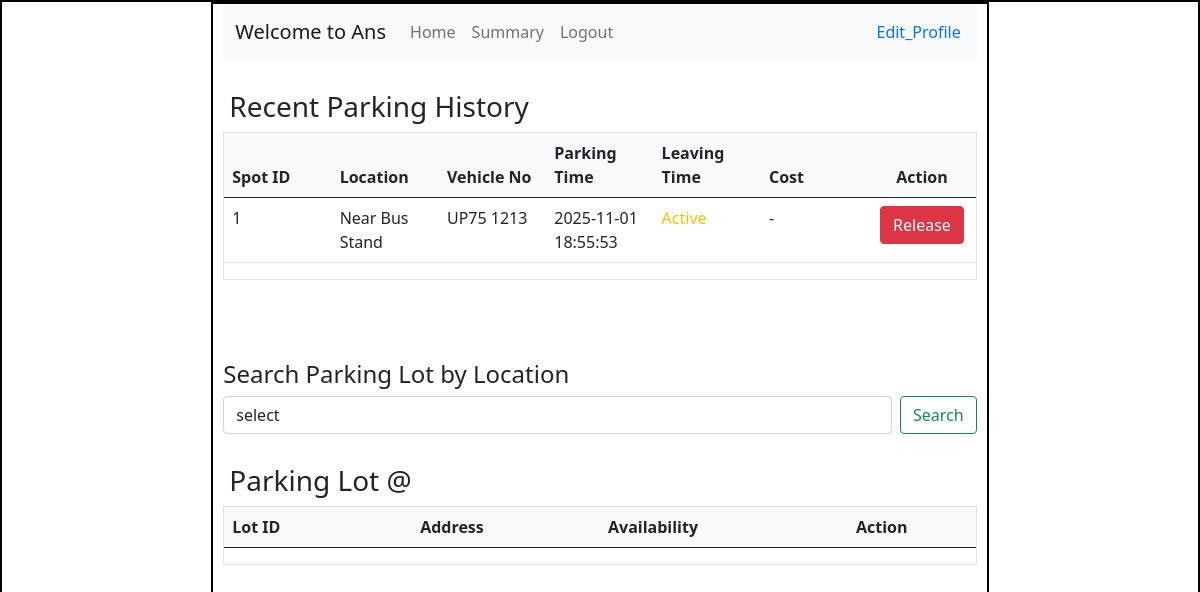
The page /user/5 (signed in) on the database its author committed.
### models/model.py (models this page shows, shortened)
class User(db.Model):
    id = db.Column(db.Integer(),primary_key = True)
    username = db.Column(db.String(),unique=True,nullable = False)
    email = db.Column(db.String(),unique = True, nullable = False)
    password = db.Column(db.String(),nullable= False)
    full_name = db.Column(db.String(),nullable= False)
    address = db.Column(db.String(),nullable= False)
    pin_code = db.Column(db.Integer(),nullable= False)
    type = db.Column(db.String(),default ="general")
    reservations = db.relationship("Reserve_parking_spot", backref="user", cascade="all, delete")

class Reserve_parking_spot(db.Model):
    id = db.Column(db.Integer(),primary_key = True)
    spot_id = db.Column(db.Integer(),db.ForeignKey("parking_spot.id"),nullable = False)
    user_id = db.Column(db.Integer(),db.ForeignKey("user.id"),nullable = False)
    parking_timestamp = db.Column(db.DateTime(),nullable = True)
    leaving_timestamp = db.Column(db.DateTime(),nullable = True)
    parking_cost = db.Column(db.Numeric(10, 2),nullable = True)
    vehicle_no = db.Column(db.String(),nullable = False)

class Parking_lot(db.Model):
        id = db.Column(db.Integer(),primary_key = True)
        prime_location_name = db.Column(db.String(),nullable = False)
        price = db.Column(db.Numeric(10, 2),nullable = False)
        address = db.Column(db.String(),nullable = False)
        pin_code = db.Column(db.Integer(),nullable= False)
        maximum_number_of_spots = db.Column(db.Integer(),nullable = False)
        spots = db.relationship("Parking_spot", backref="parking_lot", cascade="all, delete")

### controllers/user_controller.py (the view)
@user_bp.route("/user/<int:user_id>", methods=['GET', 'POST'])
def user(user_id):
    this_user = User.query.get(user_id)
    if session.get('user_id') != user_id:
      flash("Unauthorized access")
      return redirect(url_for("admin.login"))
    if not this_user:
        return "User not found", 404
    raw_reservations = Reserve_parking_spot.query.filter_by(user_id=this_user.id).order_by(Reserve_parking_spot.parking_timestamp.desc()).all()
    latest_reservation = {}
    for r in raw_reservations:
     if r.spot_id not in latest_reservation:
        latest_reservation[r.spot_id] = r
    reservation = list(latest_reservation.values())
    prime_locations = [l[0] for l in Parking_lot.query.with_entities(Parking_lot.prime_location_name).distinct()]
    parking_lots = []
    query = None
    if request.method == "POST":
            query = request.form.get("search")
            if query:
                parking_lots = Parking_lot.query.filter_by(prime_location_name=query).all()
            return render_template("user.html",this_user=this_user,prime_locations=prime_locations,parking_lots=parking_lots,query=query,  reservation=reservation,user_id=this_user.id)
    return render_template("user.html", this_user=this_user, reservation=reservation,prime_locations=prime_locations,user_id=this_user.id)

### templates/user.html (shortened to what this page needs)
<!DOCTYPE html>
<html lang="en">
<head>
    <link rel="stylesheet" href="../static/style.css">
    <link href="https://cdn.jsdelivr.net/npm/bootstrap@5.0.2/dist/css/bootstrap.min.css" rel="stylesheet"
>
</head>
<body>
    <div id="main">
        <div id="canvas" class="overflow-auto">
            <nav class="navbar navbar-expand-lg navbar-light bg-light">
                <div class="container-fluid">
                    <a class="navbar-brand" href="#">Welcome to {{this_user.username}}</a>
                    <div class="collapse navbar-collapse " id="navbarSupportedContent">
                        <ul class="navbar-nav me-auto mb-2 mb-lg-0">
                            <li class="nav-item">
                                <a class="nav-link" href="{{ url_for('user.user', user_id=this_user.id) }}">Home</a>
                            </li>
                            <li class="nav-item">
                                <a class="nav-link" href="{{ url_for('user.summary') }}">Summary</a>
                            </li>
                            <li class="nav-item">
                                <a class="nav-link" href="{{ url_for('admin.login') }}">Logout</a>
                            </li>
                        </ul>
                    </div>
                </div>
                <div class="text-center" >
                    <a class="nav-link" href="{{ url_for('user.profile', user_id=this_user.id) }}">Edit_Profile</a>
                </div>
            </nav>
            <div id="content">
                <h3 class="headings">Recent Parking History</h3>
                <div id="table" class="border table-container" style="max-height:200px;">
                    <table class="table fixed-header-table">
                        <thead>
                            <tr>
                                <th>Spot ID</th>
                                <th>Location</th>
                                <th>Vehicle No</th>
                                <th>Parking Time</th>
                                <th>Leaving Time</th>
                                <th>Cost</th>
                                <th class="text-center">Action</th>
                            </tr>
                        </thead>
                        <tbody>
                            {% for r in reservation %}
                            {% if r and r.spot %}
                            <tr>
                                <td>{{ r.spot_id }}</td>
                                <td>{{ r.spot.parking_lot.prime_location_name }}</td>
                                <td>{{ r.vehicle_no }}</td>
                                <td>{{ r.parking_timestamp.strftime("%Y-%m-%d %H:%M:%S") }}</td>
                                <td>
                                    {% if r.leaving_timestamp %}
                                    {{ r.leaving_timestamp.strftime("%Y-%m-%d %H:%M:%S") }}
                                    {% else %}
                                    <span class="text-warning">Active</span>
                                    {% endif %}
                                </td>
                                <td>
                                    {% if r.parking_cost %}
                                    ₹{{ '%.2f'|format(r.parking_cost) }}
                                    {% else %}
                                    -
                                    {% endif %}
                                </td>
                                <td class="text-center">
                                    {% if r.spot.status == 'O' %}
                                    {% if r.leaving_timestamp == None and r.user_id == user_id %}
                                    <a href="{{ url_for('user.release', spot_id=r.spot_id) }}"
                                        class="btn btn-danger">Release</a>
                                    {% elif r.user_id != user_id %}
                                    <span class="text-danger">Not your booking</span>
                                    {% else %}
                                    <span class="btn btn-success disabled">Parked Out</span>
                                    {% endif %}
                                    {% else %}
                                    <span class="btn btn-success disabled">Parked Out</span>
                                    {% endif %}
                                </td>
                            </tr>
                            {% endif %}
                            {% endfor %}
                        </tbody>
                    </table>
                </div>
                <div class="mb-3" style="margin-top: 80px;">
                    <h4>Search Parking Lot by Location</h4>
                    <form class="d-flex" action="/user/{{ this_user.id }}" method="POST">
                        <select name="search" class="form-control me-2" required>
                            <option selected>select</option>
                        </select>
                        <input class="btn btn-outline-success" type="submit" value="Search">
                    </form>
                </div>
                <h3 class="headings">Parking Lot @{{ query }}</h3>
                <div id="table" class="border table-container" style="max-height:200px;">
                    <table class="table fixed-header-table">
                        <thead>
                            <tr>
                                <th>Lot ID</th>
                                <th>Address</th>
                                <th>Availability</th>
                                <th class="text-center">Action</th>
                            </tr>
                        </thead>
                    </table>
                </div>
            </div>
        </div>
    </div>
</body>
</html>

### static/style.css (style rules this page uses)
* { margin: 0; }
#main, #canvas { border: 2px solid black; }
#canvas { width: 65%; height: 800px; margin: auto; padding-left: 10px; padding-right: 10px; }
.headings { margin: 3px; padding-left: 3px; margin-top: 30px; padding-bottom: 5px; }
.table-container { max-height: 300px; overflow-y: auto; }
.fixed-header-table { border-collapse: collapse; width: 100%; table-layout: fixed; }
.fixed-header-table thead th { position: sticky; top: 0; background-color: #f8f9fa; z-index: 1; }

### rows shown on the page
User: username "Ans"
Reserve_parking_spot: spot_id "1", spot.parking_lot.prime_location_name "Near Bus Stand", vehicle_no "UP75 1213", parking_timestamp "2025-11-01 18:55:53", shows "Active"
